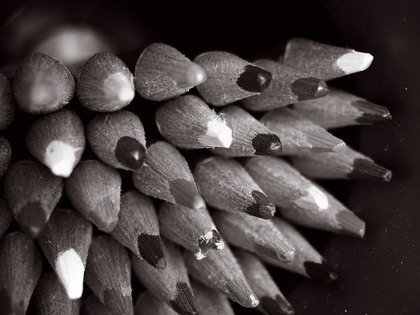
%> input picture HistogramEqualization/BC.jpg, 420 x 315 px, shrunk from 520 x 390 before the run
$ octave HistogramEqualizationWithNoise.m   (GNU Octave 9; MATLAB toolbox functions it lacks are replaced by stand-ins)
%> lines starting %> are read from the running program, lines starting %| are printed output that depends on the picture
% Flush out the MATLAB.
close all;
clc;
clear all;


% Read the desired image file.
ImageData=imread('BC.jpg');
%> ImageData is the input picture: size 315x420x3 uint8; mean R, G, B 69.5, 61.7, 60.8


% Add noise to oriiginal image.
ImageData = imnoise(ImageData,'Salt & Pepper', 0.04);
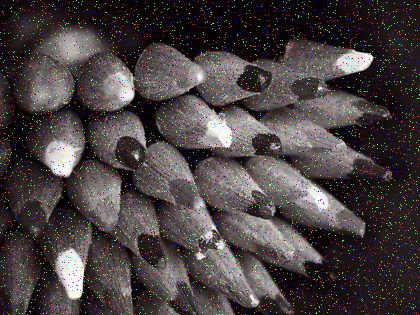
%> ImageData: size 315x420x3 uint8; mean R, G, B 71.8, 64.4, 63.4


% Calculate the number of pixels.
NoOfPixel=size(ImageData,1)*size(ImageData,2);
%> NoOfPixel = 132300


% Display the original image.
figure,imshow(ImageData);
title(' Original Image with noise: ');


% Histogram image implementation.
HistogramImage=uint8(zeros(size(ImageData,1),size(ImageData,2)));

Frequency=zeros(256,1);

ProbabilityFrequency=zeros(256,1);

ProbabilityC=zeros(256,1);

Cumulative=zeros(256,1);

OutputZeros=zeros(256,1);


% Cumulative histogram for each and every pixel og image.
for a=1:size(ImageData,1)

    for b=1:size(ImageData,2)
        FinalValue=ImageData(a,b);

        Frequency(FinalValue+1)=Frequency(FinalValue+1)+1;

        ProbabilityFrequency(FinalValue+1)=Frequency(FinalValue+1)/NoOfPixel;
    end

end
%> after the loop, Frequency = 256 values, max 7733 at index 7, min 0 at index 256, mean 516.8; ProbabilityFrequency = 256 values, max 0.0585 at index 7, min 0 at index 256, mean 0.00391

FinalSum=0;

NumberBin=255;


% Distributation probability for each and every pixel.
for a=1:size(ProbabilityFrequency)
   FinalSum=FinalSum+Frequency(a);

   Cumulative(a)=FinalSum;

   ProbabilityC(a)=Cumulative(a)/NoOfPixel;

   OutputZeros(a)=round(ProbabilityC(a)*NumberBin);
end
%> this loop made 256 passes
%> FinalSum on passes 1 to 3: 2616, 2641, 2709
%> after the loop, Cumulative = 256 values from 2616 to 132300; FinalSum = 132300; OutputZeros = 256 values from 5 to 255; ProbabilityC = 256 values from 0.0198 to 1


% Final calculation.
for a=1:size(ImageData,1)

    for b=1:size(ImageData,2)
            HistogramImage(a,b)=OutputZeros(ImageData(a,b)+1);
    end

end
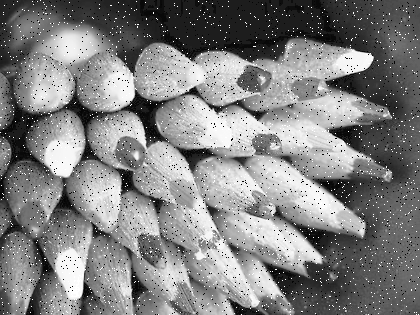
%> HistogramImage: size 315x420 uint8; min 5, max 255, mean 128.8


% Display the output image.
figure,imshow(HistogramImage);
title(' Final Image with Histogram: ');

$ run again, with HistogramEqualization/auto.pnm saved as HistogramEqualization/BC.jpg
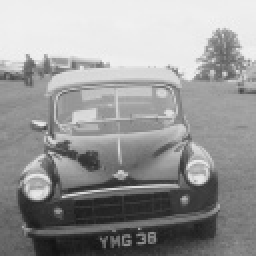
%> input picture HistogramEqualization/auto.pnm, 128 x 128 px (shown 2 times larger)
%> ImageData is the input picture: size 128x128 uint8; min 19, max 243, mean 152
%> `ImageData = imnoise(ImageData,'Salt & Pepper', 0.04);`:
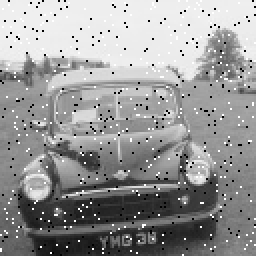
%> ImageData: size 128x128 uint8 (shown 2 times larger); min 0, max 255, mean 151.1
%> after the loop `for a=1:size(ImageData,1)`: Frequency = 256 values, max 1009 at index 239, min 0 at index 2, mean 64; ProbabilityFrequency = 256 values, max 0.0616 at index 239, min 0 at index 2, mean 0.00391
%> the loop `for a=1:size(ProbabilityFrequency)` made 256 passes
%> FinalSum on passes 1 to 3: 348, 348, 348
%> after the loop `for a=1:size(ProbabilityFrequency)`: Cumulative = 256 values from 348 to 16384; FinalSum = 16384; OutputZeros = 256 values from 5 to 255; ProbabilityC = 256 values from 0.0212 to 1
%> after the loop `for a=1:size(ImageData,1)`:
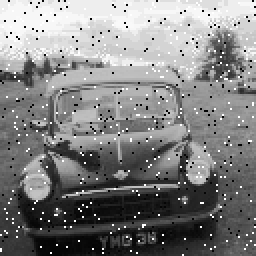
%> HistogramImage: size 128x128 uint8 (shown 2 times larger); min 5, max 255, mean 129.2

$ run again, with HistogramEqualization/building.pnm saved as HistogramEqualization/BC.jpg
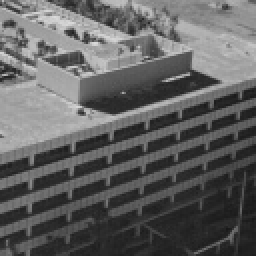
%> input picture HistogramEqualization/building.pnm, 128 x 128 px (shown 2 times larger)
%> ImageData is the input picture: size 128x128 uint8; min 24, max 219, mean 96.3
%> `ImageData = imnoise(ImageData,'Salt & Pepper', 0.04);`:
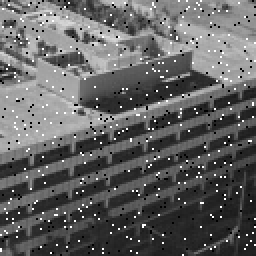
%> ImageData: size 128x128 uint8 (shown 2 times larger); min 0, max 255, mean 97.8
%> after the loop `for a=1:size(ImageData,1)`: Frequency = 256 values, max 388 at index 41, min 0 at index 2, mean 64; ProbabilityFrequency = 256 values, max 0.0237 at index 41, min 0 at index 2, mean 0.00391
%> the loop `for a=1:size(ProbabilityFrequency)` made 256 passes
%> FinalSum on passes 1 to 3: 348, 348, 348
%> after the loop `for a=1:size(ProbabilityFrequency)`: Cumulative = 256 values from 348 to 16384; FinalSum = 16384; OutputZeros = 256 values from 5 to 255; ProbabilityC = 256 values from 0.0212 to 1
%> after the loop `for a=1:size(ImageData,1)`:
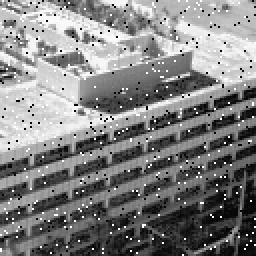
%> HistogramImage: size 128x128 uint8 (shown 2 times larger); min 5, max 255, mean 128.7
